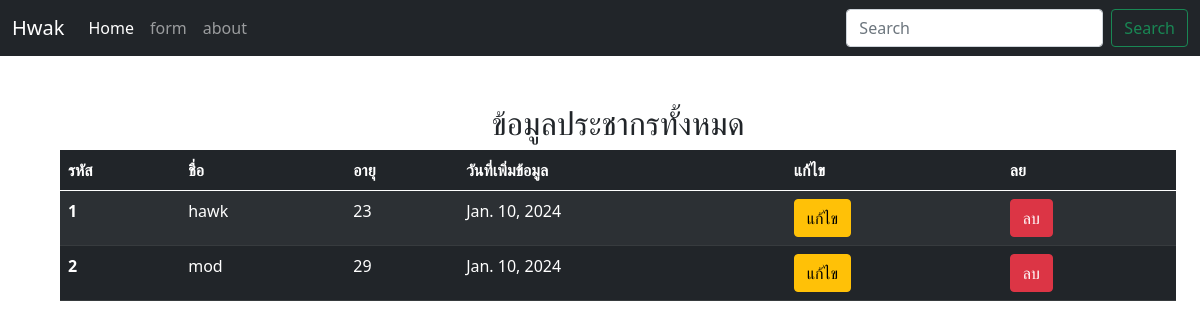
/, run on an earlier commit of the app's database.
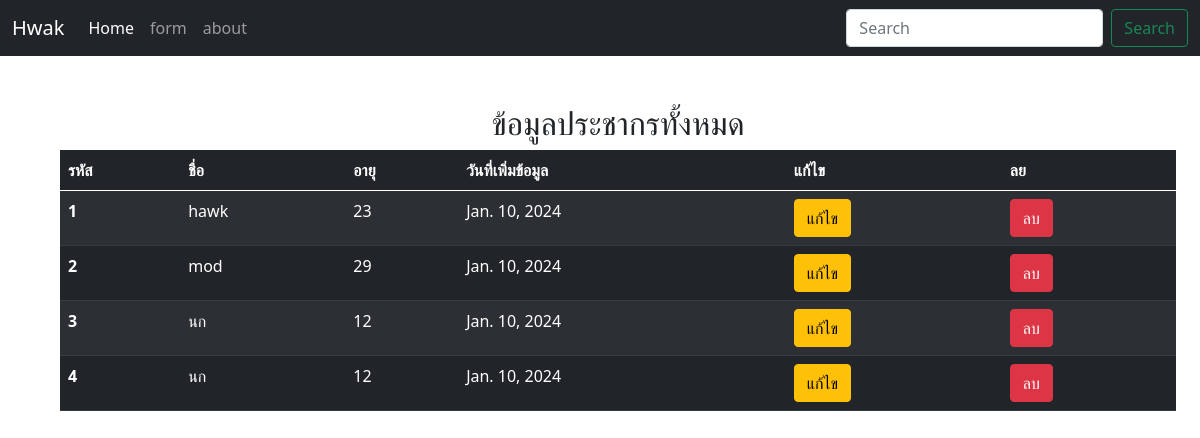
And on a later commit of the database.
### myapp/models.py (models this page shows, shortened)
class Person(models.Model):
    name = models.CharField(max_length=100)
    age = models.IntegerField()
    date = models.DateField(auto_now_add = True)

### myapp/views.py (the view)
# urls.py: path('', views.my_view, name='my_view'),
def my_view(request):
    all_persion = Person.objects.all()
    return render(request,'index.html',{"all_persion":all_persion})

### myapp/templates/index.html (shortened to what this page needs)
{% extends "base.html" %}
{% block content %}
    <h2 class="text-center">ข้อมูลประชากรทั้งหมด</h2>
    <table class="table table-dark table-striped">
        <thead>
           <tr>
                <th scope="col">รหัส</th>
                <th scope="col">ชื่อ</th>
                <th scope="col">อายุ</th>
                <th scope="col">วันที่เพิ่มข้อมูล</th>
                <th scope="col">แก้ไข</th>
                <th scope="col">ลย</th>
           </tr>
        </thead>
        <tbody>
            {% for person in all_persion %}
            <tr>
                <th scope="row">{{person.id}}</th>
                <td>{{person.name}}</td>
                <td>{{person.age}}</td>
                <td>{{person.date}}</td>
                <td><a href="edit/{{person.id}}" class="btn btn-warning">แก้ไข</a></a></td>
                <td><a href="delete/{{person.id}}" class="btn btn-danger" onclick="return confirm('คูณต้องการลบ {{person.name}} หรือไม่ ?')">ลบ</a></td>
            </tr>
            {% endfor %}
        </tbody>
    </table>
{% endblock %}

What changed in the data, as far as the page shows it:
added Person: id "3", name "นก", age "12", date "Jan. 10, 2024"
added Person: id "4", name "นก", age "12", date "Jan. 10, 2024"
